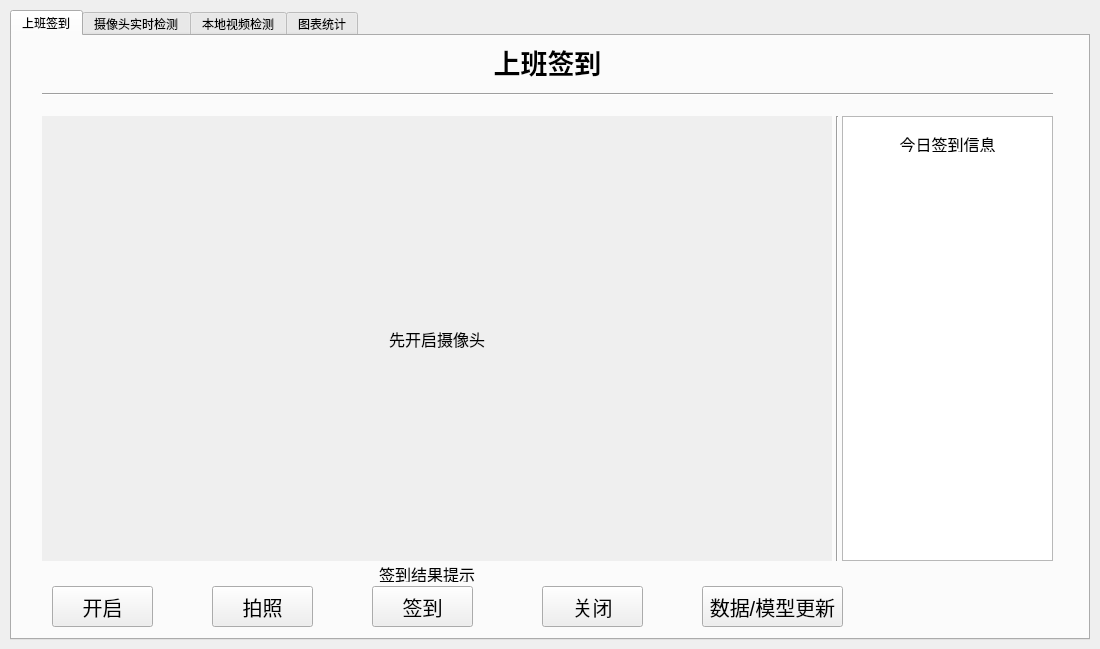
<?xml version="1.0" encoding="UTF-8"?>
<ui version="4.0">
 <class>Form</class>
 <widget class="QWidget" name="Form">
  <property name="enabled">
   <bool>true</bool>
  </property>
  <property name="geometry">
   <rect>
    <x>0</x>
    <y>0</y>
    <width>1100</width>
    <height>649</height>
   </rect>
  </property>
  <property name="maximumSize">
   <size>
    <width>1100</width>
    <height>649</height>
   </size>
  </property>
  <property name="windowTitle">
   <string>安全帽佩戴检测</string>
  </property>
  <widget class="QTabWidget" name="tabWidget">
   <property name="geometry">
    <rect>
     <x>10</x>
     <y>10</y>
     <width>1080</width>
     <height>630</height>
    </rect>
   </property>
   <property name="currentIndex">
    <number>0</number>
   </property>
   <property name="iconSize">
    <size>
     <width>20</width>
     <height>20</height>
    </size>
   </property>
   <widget class="QWidget" name="tab">
    <attribute name="title">
     <string>上班签到</string>
    </attribute>
    <widget class="QLabel" name="label">
     <property name="geometry">
      <rect>
       <x>30</x>
       <y>0</y>
       <width>1011</width>
       <height>51</height>
      </rect>
     </property>
     <property name="font">
      <font>
       <pointsize>20</pointsize>
       <weight>75</weight>
       <bold>true</bold>
      </font>
     </property>
     <property name="text">
      <string>上班签到</string>
     </property>
     <property name="alignment">
      <set>Qt::AlignCenter</set>
     </property>
    </widget>
    <widget class="Line" name="line">
     <property name="geometry">
      <rect>
       <x>30</x>
       <y>50</y>
       <width>1011</width>
       <height>16</height>
      </rect>
     </property>
     <property name="orientation">
      <enum>Qt::Horizontal</enum>
     </property>
    </widget>
    <widget class="QLabel" name="lb_video1">
     <property name="geometry">
      <rect>
       <x>30</x>
       <y>80</y>
       <width>790</width>
       <height>445</height>
      </rect>
     </property>
     <property name="maximumSize">
      <size>
       <width>1100</width>
       <height>650</height>
      </size>
     </property>
     <property name="font">
      <font>
       <pointsize>12</pointsize>
      </font>
     </property>
     <property name="layoutDirection">
      <enum>Qt::LeftToRight</enum>
     </property>
     <property name="autoFillBackground">
      <bool>true</bool>
     </property>
     <property name="text">
      <string>先开启摄像头</string>
     </property>
     <property name="alignment">
      <set>Qt::AlignCenter</set>
     </property>
    </widget>
    <widget class="QPushButton" name="bt_C1_PrintScreen">
     <property name="geometry">
      <rect>
       <x>200</x>
       <y>550</y>
       <width>101</width>
       <height>41</height>
      </rect>
     </property>
     <property name="font">
      <font>
       <pointsize>15</pointsize>
      </font>
     </property>
     <property name="text">
      <string>拍照</string>
     </property>
    </widget>
    <widget class="QPushButton" name="bt_C1_Enroll">
     <property name="geometry">
      <rect>
       <x>360</x>
       <y>550</y>
       <width>101</width>
       <height>41</height>
      </rect>
     </property>
     <property name="font">
      <font>
       <pointsize>15</pointsize>
      </font>
     </property>
     <property name="text">
      <string>签到</string>
     </property>
    </widget>
    <widget class="Line" name="line_2">
     <property name="geometry">
      <rect>
       <x>810</x>
       <y>80</y>
       <width>31</width>
       <height>445</height>
      </rect>
     </property>
     <property name="orientation">
      <enum>Qt::Vertical</enum>
     </property>
    </widget>
    <widget class="QPushButton" name="bt_C1_Add">
     <property name="geometry">
      <rect>
       <x>690</x>
       <y>550</y>
       <width>141</width>
       <height>41</height>
      </rect>
     </property>
     <property name="font">
      <font>
       <pointsize>15</pointsize>
      </font>
     </property>
     <property name="text">
      <string>数据/模型更新</string>
     </property>
    </widget>
    <widget class="QLabel" name="lb_C1_Reminder">
     <property name="geometry">
      <rect>
       <x>20</x>
       <y>530</y>
       <width>790</width>
       <height>16</height>
      </rect>
     </property>
     <property name="font">
      <font>
       <pointsize>12</pointsize>
      </font>
     </property>
     <property name="text">
      <string>签到结果提示</string>
     </property>
     <property name="alignment">
      <set>Qt::AlignCenter</set>
     </property>
    </widget>
    <widget class="QPushButton" name="bt_C1_Open">
     <property name="geometry">
      <rect>
       <x>40</x>
       <y>550</y>
       <width>101</width>
       <height>41</height>
      </rect>
     </property>
     <property name="font">
      <font>
       <pointsize>15</pointsize>
      </font>
     </property>
     <property name="text">
      <string>开启</string>
     </property>
    </widget>
    <widget class="QPushButton" name="bt_C1_Close">
     <property name="geometry">
      <rect>
       <x>530</x>
       <y>550</y>
       <width>101</width>
       <height>41</height>
      </rect>
     </property>
     <property name="font">
      <font>
       <pointsize>15</pointsize>
      </font>
     </property>
     <property name="text">
      <string>关闭</string>
     </property>
    </widget>
    <widget class="QListWidget" name="list_C1_DBInfo">
     <property name="geometry">
      <rect>
       <x>830</x>
       <y>80</y>
       <width>211</width>
       <height>445</height>
      </rect>
     </property>
    </widget>
    <widget class="QLabel" name="lb_C1_DBTitle">
     <property name="geometry">
      <rect>
       <x>830</x>
       <y>100</y>
       <width>211</width>
       <height>16</height>
      </rect>
     </property>
     <property name="font">
      <font>
       <pointsize>12</pointsize>
      </font>
     </property>
     <property name="text">
      <string>今日签到信息</string>
     </property>
     <property name="alignment">
      <set>Qt::AlignCenter</set>
     </property>
    </widget>
   </widget>
   <widget class="QWidget" name="tab_2">
    <attribute name="title">
     <string>摄像头实时检测</string>
    </attribute>
    <widget class="QLabel" name="label_4">
     <property name="geometry">
      <rect>
       <x>30</x>
       <y>0</y>
       <width>1011</width>
       <height>51</height>
      </rect>
     </property>
     <property name="font">
      <font>
       <pointsize>20</pointsize>
       <weight>75</weight>
       <bold>true</bold>
      </font>
     </property>
     <property name="text">
      <string>摄像头实时检测</string>
     </property>
     <property name="alignment">
      <set>Qt::AlignCenter</set>
     </property>
    </widget>
    <widget class="Line" name="line_3">
     <property name="geometry">
      <rect>
       <x>30</x>
       <y>50</y>
       <width>1011</width>
       <height>16</height>
      </rect>
     </property>
     <property name="orientation">
      <enum>Qt::Horizontal</enum>
     </property>
    </widget>
    <widget class="QLabel" name="lb_video2">
     <property name="geometry">
      <rect>
       <x>30</x>
       <y>80</y>
       <width>790</width>
       <height>445</height>
      </rect>
     </property>
     <property name="maximumSize">
      <size>
       <width>790</width>
       <height>445</height>
      </size>
     </property>
     <property name="font">
      <font>
       <pointsize>12</pointsize>
      </font>
     </property>
     <property name="layoutDirection">
      <enum>Qt::LeftToRight</enum>
     </property>
     <property name="autoFillBackground">
      <bool>true</bool>
     </property>
     <property name="text">
      <string>先开启摄像头</string>
     </property>
     <property name="alignment">
      <set>Qt::AlignCenter</set>
     </property>
    </widget>
    <widget class="QPushButton" name="bt_C2_Work">
     <property name="geometry">
      <rect>
       <x>370</x>
       <y>550</y>
       <width>101</width>
       <height>41</height>
      </rect>
     </property>
     <property name="font">
      <font>
       <pointsize>15</pointsize>
      </font>
     </property>
     <property name="text">
      <string>工作模式</string>
     </property>
    </widget>
    <widget class="Line" name="line_7">
     <property name="geometry">
      <rect>
       <x>810</x>
       <y>80</y>
       <width>31</width>
       <height>445</height>
      </rect>
     </property>
     <property name="orientation">
      <enum>Qt::Vertical</enum>
     </property>
    </widget>
    <widget class="QPushButton" name="bt_C2_Close">
     <property name="geometry">
      <rect>
       <x>580</x>
       <y>550</y>
       <width>101</width>
       <height>41</height>
      </rect>
     </property>
     <property name="font">
      <font>
       <pointsize>15</pointsize>
      </font>
     </property>
     <property name="text">
      <string>关闭</string>
     </property>
    </widget>
    <widget class="QPushButton" name="bt_C2_Test">
     <property name="geometry">
      <rect>
       <x>160</x>
       <y>550</y>
       <width>101</width>
       <height>41</height>
      </rect>
     </property>
     <property name="font">
      <font>
       <pointsize>15</pointsize>
      </font>
     </property>
     <property name="text">
      <string>测试模式</string>
     </property>
    </widget>
    <widget class="QLabel" name="lb_C2_DBTitle">
     <property name="geometry">
      <rect>
       <x>830</x>
       <y>100</y>
       <width>211</width>
       <height>16</height>
      </rect>
     </property>
     <property name="font">
      <font>
       <pointsize>12</pointsize>
      </font>
     </property>
     <property name="text">
      <string>今日未戴安全帽违规信息</string>
     </property>
     <property name="alignment">
      <set>Qt::AlignCenter</set>
     </property>
    </widget>
    <widget class="QListWidget" name="list_C2_DBInfo">
     <property name="geometry">
      <rect>
       <x>830</x>
       <y>80</y>
       <width>211</width>
       <height>445</height>
      </rect>
     </property>
    </widget>
    <zorder>label_4</zorder>
    <zorder>line_3</zorder>
    <zorder>lb_video2</zorder>
    <zorder>bt_C2_Work</zorder>
    <zorder>line_7</zorder>
    <zorder>bt_C2_Close</zorder>
    <zorder>bt_C2_Test</zorder>
    <zorder>list_C2_DBInfo</zorder>
    <zorder>lb_C2_DBTitle</zorder>
   </widget>
   <widget class="QWidget" name="tab_3">
    <attribute name="title">
     <string>本地视频检测</string>
    </attribute>
    <widget class="QLabel" name="label_6">
     <property name="geometry">
      <rect>
       <x>30</x>
       <y>0</y>
       <width>1011</width>
       <height>51</height>
      </rect>
     </property>
     <property name="font">
      <font>
       <pointsize>20</pointsize>
       <weight>75</weight>
       <bold>true</bold>
      </font>
     </property>
     <property name="text">
      <string>本地视频检测</string>
     </property>
     <property name="alignment">
      <set>Qt::AlignCenter</set>
     </property>
    </widget>
    <widget class="Line" name="line_4">
     <property name="geometry">
      <rect>
       <x>30</x>
       <y>50</y>
       <width>1011</width>
       <height>16</height>
      </rect>
     </property>
     <property name="orientation">
      <enum>Qt::Horizontal</enum>
     </property>
    </widget>
    <widget class="QLabel" name="lb_video3">
     <property name="geometry">
      <rect>
       <x>30</x>
       <y>80</y>
       <width>790</width>
       <height>445</height>
      </rect>
     </property>
     <property name="maximumSize">
      <size>
       <width>790</width>
       <height>445</height>
      </size>
     </property>
     <property name="font">
      <font>
       <pointsize>12</pointsize>
      </font>
     </property>
     <property name="layoutDirection">
      <enum>Qt::LeftToRight</enum>
     </property>
     <property name="autoFillBackground">
      <bool>true</bool>
     </property>
     <property name="text">
      <string>请先打开要检测的本地视频</string>
     </property>
     <property name="alignment">
      <set>Qt::AlignCenter</set>
     </property>
    </widget>
    <widget class="QPushButton" name="bt_C3_Open">
     <property name="geometry">
      <rect>
       <x>920</x>
       <y>170</y>
       <width>101</width>
       <height>41</height>
      </rect>
     </property>
     <property name="font">
      <font>
       <pointsize>15</pointsize>
      </font>
     </property>
     <property name="text">
      <string>打开</string>
     </property>
    </widget>
    <widget class="Line" name="line_6">
     <property name="geometry">
      <rect>
       <x>860</x>
       <y>80</y>
       <width>31</width>
       <height>441</height>
      </rect>
     </property>
     <property name="orientation">
      <enum>Qt::Vertical</enum>
     </property>
    </widget>
    <widget class="QPushButton" name="bt_C3_Close">
     <property name="geometry">
      <rect>
       <x>920</x>
       <y>280</y>
       <width>101</width>
       <height>41</height>
      </rect>
     </property>
     <property name="font">
      <font>
       <pointsize>15</pointsize>
      </font>
     </property>
     <property name="text">
      <string>关闭</string>
     </property>
    </widget>
    <widget class="QLabel" name="label_2">
     <property name="geometry">
      <rect>
       <x>40</x>
       <y>540</y>
       <width>711</width>
       <height>16</height>
      </rect>
     </property>
     <property name="font">
      <font>
       <pointsize>11</pointsize>
      </font>
     </property>
     <property name="text">
      <string>注：“a”快退10秒、“d”快进10秒、“w”倍速增、“s”倍速减（最低1倍速,最高8倍速）</string>
     </property>
    </widget>
   </widget>
   <widget class="QWidget" name="tab_4">
    <attribute name="title">
     <string>图表统计</string>
    </attribute>
    <widget class="QLabel" name="label_8">
     <property name="geometry">
      <rect>
       <x>30</x>
       <y>0</y>
       <width>1011</width>
       <height>51</height>
      </rect>
     </property>
     <property name="font">
      <font>
       <pointsize>20</pointsize>
       <weight>75</weight>
       <bold>true</bold>
      </font>
     </property>
     <property name="text">
      <string>图表统计</string>
     </property>
     <property name="alignment">
      <set>Qt::AlignCenter</set>
     </property>
    </widget>
    <widget class="Line" name="line_5">
     <property name="geometry">
      <rect>
       <x>30</x>
       <y>50</y>
       <width>1011</width>
       <height>16</height>
      </rect>
     </property>
     <property name="orientation">
      <enum>Qt::Horizontal</enum>
     </property>
    </widget>
    <widget class="QTabWidget" name="tabWidget_2">
     <property name="geometry">
      <rect>
       <x>30</x>
       <y>80</y>
       <width>1011</width>
       <height>511</height>
      </rect>
     </property>
     <property name="currentIndex">
      <number>0</number>
     </property>
     <widget class="QWidget" name="tab_5">
      <attribute name="title">
       <string>签到统计</string>
      </attribute>
      <widget class="QGroupBox" name="groupBox">
       <property name="geometry">
        <rect>
         <x>312</x>
         <y>20</y>
         <width>671</width>
         <height>451</height>
        </rect>
       </property>
       <property name="title">
        <string>查询结果</string>
       </property>
       <widget class="QListWidget" name="list_C41_DBInfo">
        <property name="geometry">
         <rect>
          <x>20</x>
          <y>30</y>
          <width>300</width>
          <height>401</height>
         </rect>
        </property>
       </widget>
      </widget>
      <widget class="QGroupBox" name="groupBox_3">
       <property name="geometry">
        <rect>
         <x>20</x>
         <y>20</y>
         <width>271</width>
         <height>221</height>
        </rect>
       </property>
       <property name="title">
        <string>签到信息查询</string>
       </property>
       <widget class="QPushButton" name="bt_C41_searchDate">
        <property name="geometry">
         <rect>
          <x>110</x>
          <y>180</y>
          <width>75</width>
          <height>23</height>
         </rect>
        </property>
        <property name="text">
         <string>查询</string>
        </property>
       </widget>
       <widget class="QLabel" name="label_11">
        <property name="geometry">
         <rect>
          <x>51</x>
          <y>51</y>
          <width>48</width>
          <height>16</height>
         </rect>
        </property>
        <property name="text">
         <string>职工号：</string>
        </property>
       </widget>
       <widget class="QLabel" name="label_13">
        <property name="geometry">
         <rect>
          <x>51</x>
          <y>151</y>
          <width>42</width>
          <height>16</height>
         </rect>
        </property>
        <property name="text">
         <string>日  期：</string>
        </property>
       </widget>
       <widget class="QLineEdit" name="input_C41_Num">
        <property name="geometry">
         <rect>
          <x>105</x>
          <y>51</y>
          <width>133</width>
          <height>20</height>
         </rect>
        </property>
       </widget>
       <widget class="QLabel" name="label_10">
        <property name="geometry">
         <rect>
          <x>20</x>
          <y>30</y>
          <width>48</width>
          <height>12</height>
         </rect>
        </property>
        <property name="text">
         <string>按职工：</string>
        </property>
       </widget>
       <widget class="QPushButton" name="bt_C41_searchNum">
        <property name="geometry">
         <rect>
          <x>105</x>
          <y>77</y>
          <width>75</width>
          <height>23</height>
         </rect>
        </property>
        <property name="text">
         <string>查询</string>
        </property>
       </widget>
       <widget class="QLabel" name="label_12">
        <property name="geometry">
         <rect>
          <x>20</x>
          <y>130</y>
          <width>48</width>
          <height>12</height>
         </rect>
        </property>
        <property name="text">
         <string>按日期：</string>
        </property>
       </widget>
       <widget class="QDateEdit" name="input_C41_Date">
        <property name="geometry">
         <rect>
          <x>110</x>
          <y>150</y>
          <width>131</width>
          <height>20</height>
         </rect>
        </property>
       </widget>
      </widget>
      <widget class="QGroupBox" name="groupBox_4">
       <property name="geometry">
        <rect>
         <x>20</x>
         <y>250</y>
         <width>271</width>
         <height>221</height>
        </rect>
       </property>
       <property name="title">
        <string>迟到信息查询</string>
       </property>
       <widget class="QPushButton" name="bt_C41_searchDate_Late">
        <property name="geometry">
         <rect>
          <x>110</x>
          <y>180</y>
          <width>75</width>
          <height>23</height>
         </rect>
        </property>
        <property name="text">
         <string>查询</string>
        </property>
       </widget>
       <widget class="QLabel" name="label_20">
        <property name="geometry">
         <rect>
          <x>20</x>
          <y>30</y>
          <width>48</width>
          <height>12</height>
         </rect>
        </property>
        <property name="text">
         <string>按职工：</string>
        </property>
       </widget>
       <widget class="QLabel" name="label_21">
        <property name="geometry">
         <rect>
          <x>20</x>
          <y>130</y>
          <width>48</width>
          <height>12</height>
         </rect>
        </property>
        <property name="text">
         <string>按日期：</string>
        </property>
       </widget>
       <widget class="QLineEdit" name="input_C41_Num_Late">
        <property name="geometry">
         <rect>
          <x>110</x>
          <y>51</y>
          <width>133</width>
          <height>20</height>
         </rect>
        </property>
       </widget>
       <widget class="QPushButton" name="bt_C41_searchNum_Late">
        <property name="geometry">
         <rect>
          <x>110</x>
          <y>77</y>
          <width>75</width>
          <height>23</height>
         </rect>
        </property>
        <property name="text">
         <string>查询</string>
        </property>
       </widget>
       <widget class="QLabel" name="label_18">
        <property name="geometry">
         <rect>
          <x>51</x>
          <y>51</y>
          <width>48</width>
          <height>16</height>
         </rect>
        </property>
        <property name="text">
         <string>职工号：</string>
        </property>
       </widget>
       <widget class="QDateEdit" name="input_C41_Date_Late">
        <property name="geometry">
         <rect>
          <x>110</x>
          <y>150</y>
          <width>131</width>
          <height>20</height>
         </rect>
        </property>
       </widget>
       <widget class="QLabel" name="label_19">
        <property name="geometry">
         <rect>
          <x>51</x>
          <y>151</y>
          <width>42</width>
          <height>16</height>
         </rect>
        </property>
        <property name="text">
         <string>日  期：</string>
        </property>
       </widget>
      </widget>
     </widget>
     <widget class="QWidget" name="tab_6">
      <attribute name="title">
       <string>违规统计</string>
      </attribute>
      <widget class="QGroupBox" name="groupBox_2">
       <property name="geometry">
        <rect>
         <x>312</x>
         <y>20</y>
         <width>671</width>
         <height>451</height>
        </rect>
       </property>
       <property name="title">
        <string>查询结果</string>
       </property>
       <widget class="QListWidget" name="list_C42_DBInfo">
        <property name="enabled">
         <bool>true</bool>
        </property>
        <property name="geometry">
         <rect>
          <x>20</x>
          <y>30</y>
          <width>300</width>
          <height>401</height>
         </rect>
        </property>
       </widget>
       <widget class="QWidget" name="widget" native="true">
        <property name="geometry">
         <rect>
          <x>330</x>
          <y>30</y>
          <width>321</width>
          <height>401</height>
         </rect>
        </property>
       </widget>
      </widget>
      <widget class="QGroupBox" name="groupBox_5">
       <property name="geometry">
        <rect>
         <x>20</x>
         <y>20</y>
         <width>271</width>
         <height>451</height>
        </rect>
       </property>
       <property name="title">
        <string>违规信息查询</string>
       </property>
       <widget class="QPushButton" name="bt_C42_searchDate">
        <property name="geometry">
         <rect>
          <x>110</x>
          <y>300</y>
          <width>75</width>
          <height>23</height>
         </rect>
        </property>
        <property name="text">
         <string>查询</string>
        </property>
       </widget>
       <widget class="QLabel" name="label_15">
        <property name="geometry">
         <rect>
          <x>51</x>
          <y>101</y>
          <width>48</width>
          <height>16</height>
         </rect>
        </property>
        <property name="text">
         <string>职工号：</string>
        </property>
       </widget>
       <widget class="QLabel" name="label_14">
        <property name="geometry">
         <rect>
          <x>20</x>
          <y>80</y>
          <width>48</width>
          <height>12</height>
         </rect>
        </property>
        <property name="text">
         <string>按职工：</string>
        </property>
       </widget>
       <widget class="QLabel" name="label_16">
        <property name="geometry">
         <rect>
          <x>51</x>
          <y>271</y>
          <width>42</width>
          <height>16</height>
         </rect>
        </property>
        <property name="text">
         <string>日  期：</string>
        </property>
       </widget>
       <widget class="QDateEdit" name="input_C42_Date">
        <property name="geometry">
         <rect>
          <x>110</x>
          <y>270</y>
          <width>131</width>
          <height>20</height>
         </rect>
        </property>
       </widget>
       <widget class="QLineEdit" name="input_C42_Num">
        <property name="geometry">
         <rect>
          <x>105</x>
          <y>101</y>
          <width>133</width>
          <height>20</height>
         </rect>
        </property>
       </widget>
       <widget class="QPushButton" name="bt_C42_searchNum">
        <property name="geometry">
         <rect>
          <x>105</x>
          <y>127</y>
          <width>75</width>
          <height>23</height>
         </rect>
        </property>
        <property name="text">
         <string>查询</string>
        </property>
       </widget>
       <widget class="QLabel" name="label_17">
        <property name="geometry">
         <rect>
          <x>20</x>
          <y>250</y>
          <width>48</width>
          <height>12</height>
         </rect>
        </property>
        <property name="text">
         <string>按日期：</string>
        </property>
       </widget>
      </widget>
     </widget>
    </widget>
   </widget>
  </widget>
 </widget>
 <resources/>
 <connections/>
</ui>
